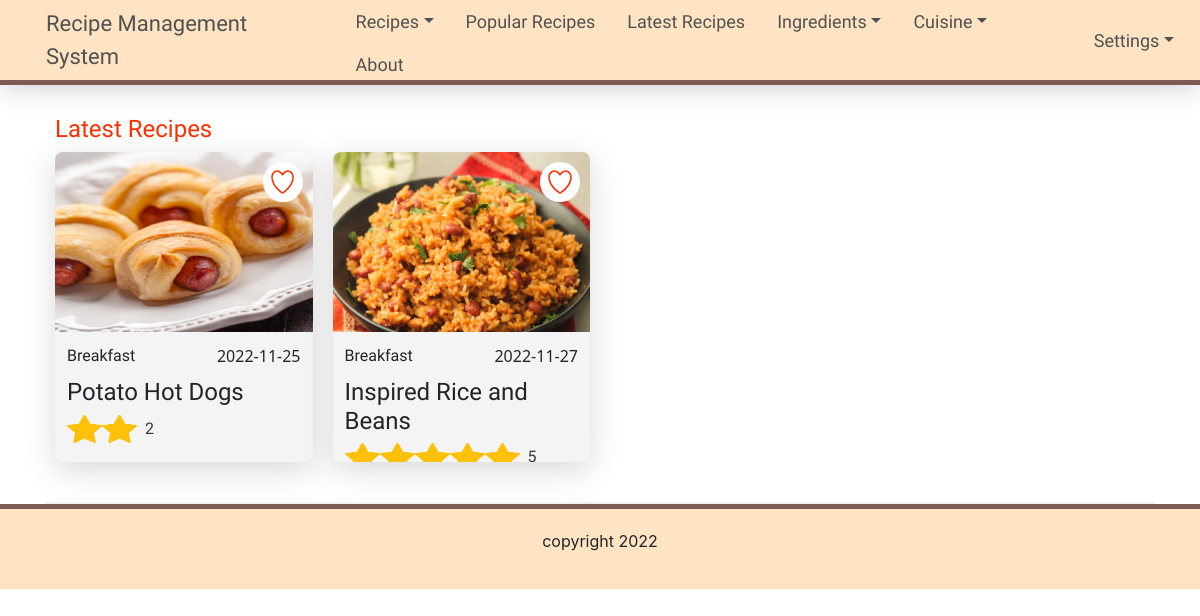
The app's page /client/pages/latestRecipes.php with its own data.
### tables this page shows
CREATE TABLE `recipe_tbl` (
  `recipe_id` int(11) NOT NULL,
  `title` varchar(200) DEFAULT NULL,
  `description` longtext DEFAULT NULL,
  `type` varchar(200) DEFAULT NULL,
  `date_created` date DEFAULT NULL,
  `difficulty_level` varchar(200) DEFAULT NULL,
  `cuisine` varchar(200) DEFAULT NULL,
  `video` varchar(200) DEFAULT NULL,
  `image` varchar(200) DEFAULT NULL,
  `mainIngridients` varchar(200) DEFAULT NULL
);

### client/pages/latestRecipes.php (the view, shortened to what this page needs)
<?php include "../includes/header.php" ?>
<?php include "../connections/config.php" ?>
<nav>
    <div class="container">
        <div class="row">
            <div class="nav-container">
                <a class="nav-link" href="../index.php">Recipe Management System</a>
                <ul class="nav">
                    <li class="nav-item dropdown">
                        <a class="nav-link dropdown-toggle" data-toggle="dropdown" href="#" role="button" aria-haspopup="true" aria-expanded="false">Recipes</a>
                    </li>
                    <li class="nav-item">
                        <a class="nav-link" href="popularRecipes.php">Popular Recipes</a>
                    </li>
                    <li class="nav-item">
                        <a class="nav-link" href="latestRecipes.php">Latest Recipes</a>
                    </li>
                    <li class="nav-item">
                        <a class="nav-link dropdown-toggle" data-toggle="dropdown" href="#" role="button" aria-haspopup="true" aria-expanded="false" href="#">Ingredients</a>
                    </li>
                    <li class="nav-item">
                        <a class="nav-link dropdown-toggle" data-toggle="dropdown" href="#" role="button" aria-haspopup="true" aria-expanded="false" href="#">Cuisine</a>
                    </li>
                    <li class="nav-item">
                        <a class="nav-link" href="#">About</a>
                    </li>
                </ul>
                <div class="right-container">
                    <div>
                        <a class="nav-link dropdown-toggle" data-toggle="dropdown" href="#" role="button" aria-haspopup="true" aria-expanded="false" href="#">Settings</a>
                    </div>
                </div>
            </div>
        </div>
    </div>
</nav>
<div class="container">
    <div class="section" id="latest">
        <div class="section-header">
            <h1>Latest Recipes</h1>
        </div>
        <div class="boxThumbnail">
            <div class="gridContainer">
                <?php
                $date = date('Y-m-d', strtotime('-7 days'));
                $sql = "SELECT recipe_tbl.`title`, recipe_tbl.`date_created`, recipe_tbl.`cuisine` , recipe_tbl.recipe_id, recipe_tbl.type, recipe_tbl.`description`, comment_tbl.`ratings`, recipe_tbl.`image` FROM recipe_tbl LEFT JOIN comment_tbl ON comment_tbl.`recipe_id` = recipe_tbl.`recipe_id` where recipe_tbl.date_created > '$date' group by recipe_tbl.recipe_id";
                $result = $conn->query($sql);
                if ($result->num_rows > 0) {
                    while ($row = $result->fetch_assoc()) {
                        $sqlRatings = "   SELECT SUM(ratings) as totalRatings, COUNT(comment_id) as ratingID FROM comment_tbl where recipe_id = '$row[recipe_id]' ";
                        $resultRatings = $conn->query($sqlRatings);
                        $rowGlobalRatings = $resultRatings->fetch_assoc();
                ?>
                        <div class="items">
                            <div class="item">
                                <a href="latestRecipes.php?favorites=<?= $row['recipe_id'] ?>">
                                    <div class="badge">
                                        <img src="../../server/assets/images/heart1.png" alt="First slide">
                                    </div>
                                </a>
                                <a href="../pages/recipe.php?id=<?= $row['recipe_id'] ?>">
                                    <img class="d-block w-100 image" src="<?= "../../server/uploads/images/$row[image]" ?>" alt="First slide">
                                    <div class="title">
                                        <div class="title-type">
                                            <span><?= $row['type'] ?></span><span class="date"><?= $row['date_created'] ?></span>
                                        </div>
                                        <h4><?= $row['title'] ?></h4>
                                        <div class="d-flex align-items-center">
                                            <?php
                                            if ($rowGlobalRatings['totalRatings'] != 0) { ?>
                                                <?php for ($ratings = 1; $ratings <= round($rowGlobalRatings['totalRatings']   / $rowGlobalRatings['ratingID']); $ratings++) {
                                                ?>
                                                    <div style="width: 35px; height: 28px;">
                                                        <img class="d-block w-100 image" src="../../server/uploads/images/star.png " alt="ratings">
                                                    </div>
                                                <?php     } ?>
                                                <?php if ($rowGlobalRatings['totalRatings'] != 0) { ?>
                                                    <span class="text-dark pl-2"><?php echo round($rowGlobalRatings['totalRatings']   / $rowGlobalRatings['ratingID'], 1)  ?></span>
                                                <?php  } else {    ?>
                                                    <span class="text-dark pl-2"></span>
                                                <?php    }
                                                ?>
                                            <?php  }
                                            ?>
                                        </div>
                                    </div>
                                </a>
                            </div>
                        </div>
                <?php  }
                } else {
                    echo "no records found";
                }
                ?>
            </div>
        </div>
    </div>
</div>
<?php include "../includes/footer.php" ?>

### client/styles/index.css (style rules this page uses)
html { font-size: 16px; scroll-behavior: smooth; }
.nav-container { width: 100%; height: 80px; display: flex; justify-content: space-between; align-items: center; background-color: bisque; }
.nav-container > a { font-family: "Oleo Script", cursive; color: #515151; font-weight: 500; font-size: 22px; }
nav { background-color: bisque; width: 100%; box-shadow: 0 0 30px #c7c7c7; border-bottom: 5px solid #7e5b53; }
ul { font-family: "Oleo Script", cursive; display: flex; align-items: center; height: 100%; }
ul li { list-style-type: none; }
ul li a { color: #515151; font-weight: 500; font-size: 18px; }
.right-container { display: flex; justify-content: center; align-items: center; height: 100%; }
.right-container a { font-family: "Oleo Script", cursive; color: #515151; font-weight: 500; font-size: 18px; }
.right-container a:first-of-type { margin-right: -20px; }

### client/styles/main.css (style rules this page uses)
.section { padding: 10px; padding-bottom: 40px; margin-top: 20px; position: relative; height: auto; width: 100%; border-bottom: 2px solid rgb(241, 241, 241); }
.section .section-header { display: flex; justify-content: space-between; align-items: center; }
.section h1 { font-family: "Oleo Script", cursive; color: #ff2f01; font-size: 24px; }
.boxThumbnail { position: relative; width: 100%; }
.gridContainer { display: grid; grid-row-gap: 20px; grid-column-gap: 20px; grid-template-columns: repeat(auto-fill, minmax(220px, 1fr)); }
.gridContainer .items { background-color: #f4f4f4; height: 310px; border-radius: 8px; overflow: hidden; box-shadow: 0 8px 30px rgba(97, 97, 97, 0.24); }
.gridContainer .item .badge { display: flex; justify-content: center; align-items: center; z-index: 99; position: absolute; border-radius: 100%; height: 40px; width: 40px; background-color: white; top: 10px; right: 10px; }
.gridContainer .item .badge img { height: 70%; background-position: center; background-size: contain; }
.gridContainer .item h4 { margin-top: 10px; }
.gridContainer .item { position: relative; height: 180px; }
.gridContainer .item a { text-decoration: none; color: #212529; }
.image { background-repeat: no-repeat; background-size: cover; background-position: center; height: 100%; }
.title { padding: 12px; font-family: "Oleo Script", cursive; }
.title .title-type { display: flex; justify-content: space-between; }
.title .title-type .date { font-family: "Segoe UI", Tahoma, Geneva, Verdana, sans-serif; }

### records on screen
recipe_tbl: image (picture), type "Breakfast", date_created "2022-11-25", title "Potato Hot Dogs", ratingID "2"
recipe_tbl: image (picture), type "Breakfast", date_created "2022-11-27", title "Inspired Rice and Beans", ratingID "5"
